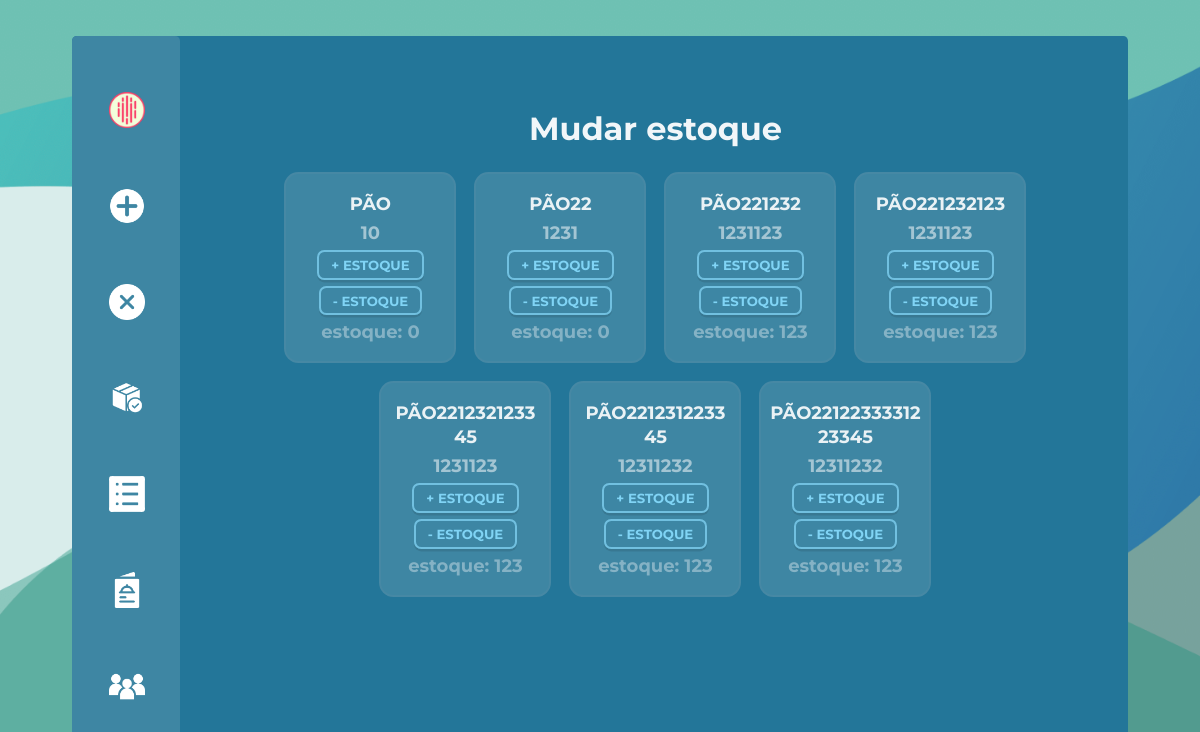
The page /adicionarEstoquesAdm (signed in) on the database as committed earlier.
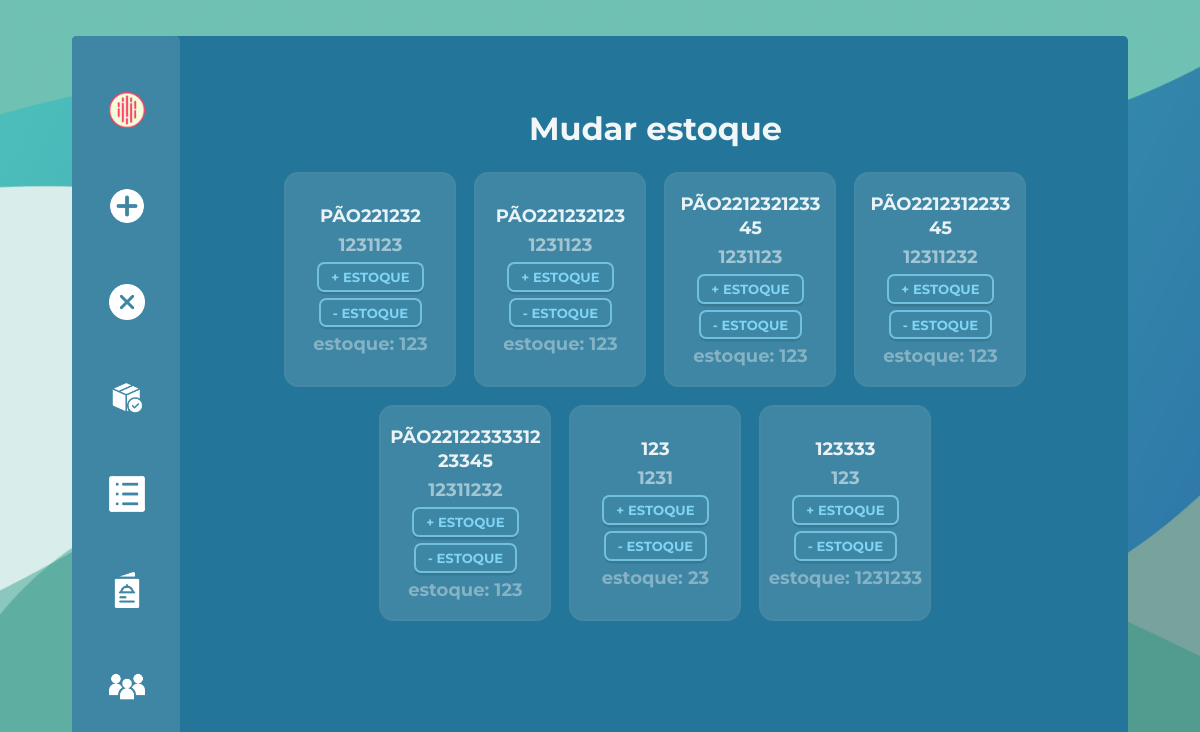
The same page on the database as committed later.
### projeto/models.py (models this page shows)
class Produto(db.Model):
    id = db.Column(db.Integer, primary_key = True)
    lanche = db.Column(db.String(length=30), nullable=False)
    valor = db.Column(db.Integer, nullable=False)
    quantidade = db.Column(db.Integer, nullable=False)

### projeto/routes.py (the view)
@app.route("/adicionarEstoquesAdm", methods=['GET', 'POST'])
@login_required
@user_type_required("funcionario", "adm")
def addProdutoQuantidadeAdm():
    produtoSemEstoque = Produto.query.all()
    form = confirmarForm()
    return render_template("adicionarEstoqueAdm.html", produtos = produtoSemEstoque, form=form)

### projeto/models.py (called while the page is built)
@login_manager.user_loader
def load_user(user_id):
    user_type = session.get('user_type')
    if user_type == 'responsavel':
        return Responsavel.query.get(int(user_id))
    elif user_type == 'dependente':
        return Dependente.query.get(int(user_id))
    elif user_type == 'funcionario':
        return Funcionario.query.get(int(user_id))
    elif user_type == 'adm':
        return ADM.query.get(int(user_id))
    return None

### projeto/routes.py (called while the page is built)
def user_type_required(*allowed_types):
    def decorator(f):
        @wraps(f)
        def decorated_function(*args, **kwargs):
            if 'user_type' not in session or session['user_type'] not in allowed_types:
                flash("Você não tem permissão para acessar esta página. Faça login com a conta correta.")
                return redirect(url_for('login'))
            return f(*args, **kwargs)
        return decorated_function
    return decorator

### projeto/templates/adicionarEstoqueAdm.html (shortened to what this page needs)
{% extends 'baseAdm.html' %}
{% block conteudo %}
    <div class="cardapioLista">
        <h1 class="textAlign">Mudar estoque</h1>
        <div class="produtosEscolherRemover">
    {% for produto in produtos %}
        <div class="boxChoseLanche">
            <h1>{{produto.lanche}}</h1>
            <h2>{{produto.valor}}</h2>
            <a class="botoesChoseLanche" onclick = "adicionarEstoqueModal({{produto.id}})" >+ ESTOQUE</a>
            <a class="botoesChoseLanche" onclick = "retirarEstoqueModal({{produto.id}})" >- ESTOQUE</a>
            <h3 class="estoquetxt">estoque: {{produto.quantidade}}</h3>
        </div>
    {%endfor%}
</div>
</div>
{%endblock%}

Rows that differ between the two databases and show on the page:
removed Produto: lanche "PÃO", valor "10", quantidade "0"
removed Produto: lanche "PÃO22", valor "1231", quantidade "0"
added Produto: lanche "123", valor "1231", quantidade "23"
added Produto: lanche "123333", valor "123", quantidade "1231233"
